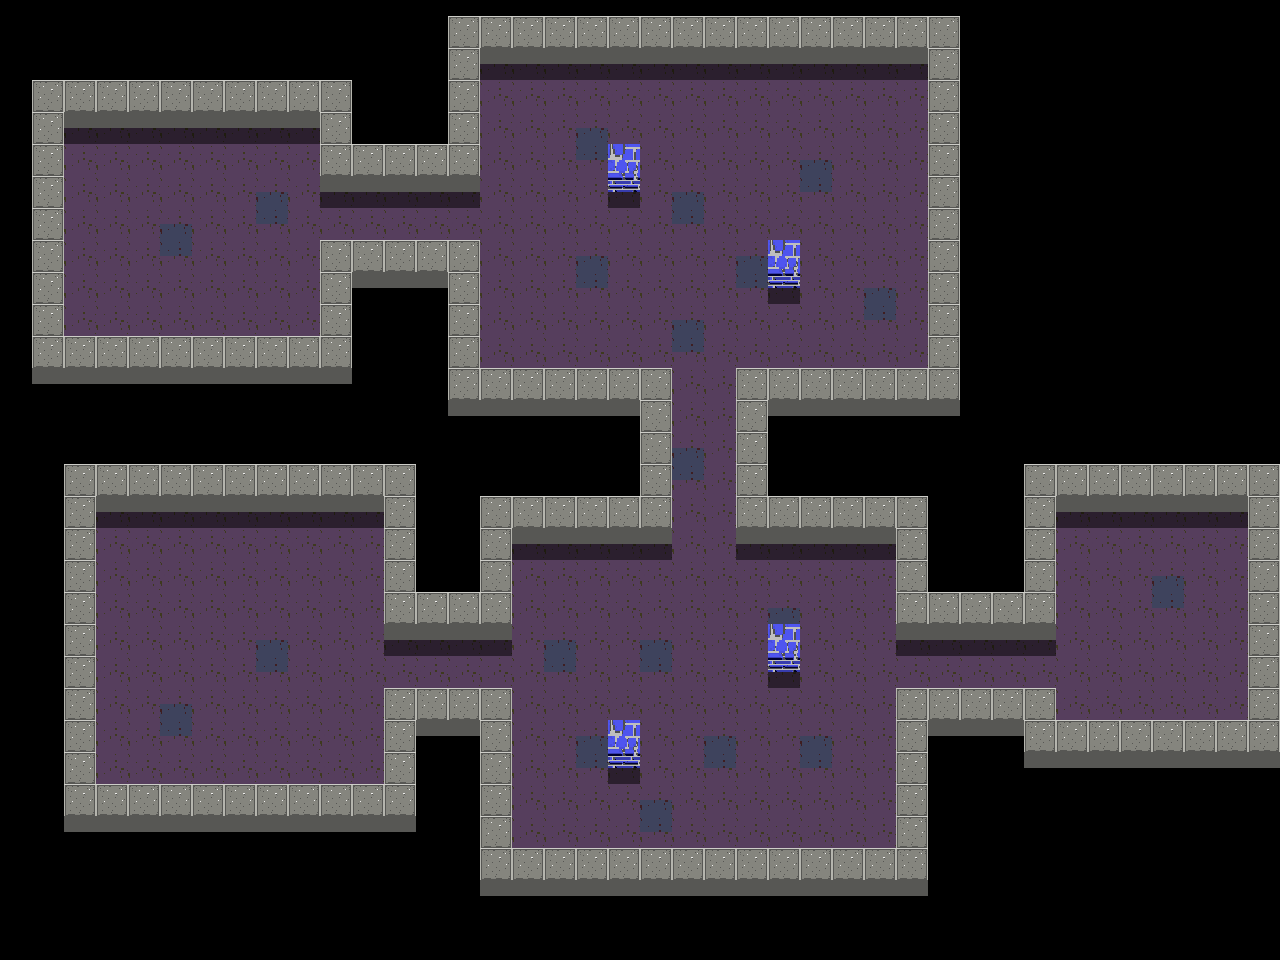

Rendered tile map (Tiled .tmx) drawn with the repository's tilesets; below, a short description and the map source with its tile grids summarised:
An orthogonal 40x30 tile map with 32x32 px tiles, 4 tile layers (ground, shadow, side, upper) and 2 objects (knight, pass).

<map version="1.2" tiledversion="1.3.4" orientation="orthogonal" renderorder="right-down" width="40" height="30" tilewidth="32" tileheight="32" infinite="0" nextlayerid="6" nextobjectid="4">
 <tileset firstgid="1" source="元气骑士.tsx" />
 <layer id="3" name="ground" width="40" height="30">
  <properties>
   <property name="type" value="我是地板" />
  </properties>
  <data>[1200 cells, 1200 non-empty, 3 distinct tile ids]</data>
 </layer>
 <objectgroup id="5" name="object">
  <object id="1" name="knight" x="1156" y="624">
   <properties>
    <property name="type" value="我是对象属性" />
   </properties>
   <point />
  </object>
  <object id="3" name="pass" x="174" y="600" width="112" height="90" />
 </objectgroup>
 <layer id="2" name="shadow" width="40" height="30" offsetx="0" offsety="16">
  <properties>
   <property name="type" value="我是阴影" />
  </properties>
  <data>[1200 cells, 214 non-empty, 1 distinct tile ids]</data>
 </layer>
 <layer id="4" name="side" width="40" height="30">
  <properties>
   <property name="tyoe" value="我是侧面" />
  </properties>
  <data>[1200 cells, 214 non-empty, 2 distinct tile ids]</data>
 </layer>
 <layer id="1" name="upper" width="40" height="30" offsetx="0" offsety="-16">
  <properties>
   <property name="type" value="我是顶面" />
  </properties>
  <data>[1200 cells, 214 non-empty, 2 distinct tile ids]</data>
 </layer>
</map>
